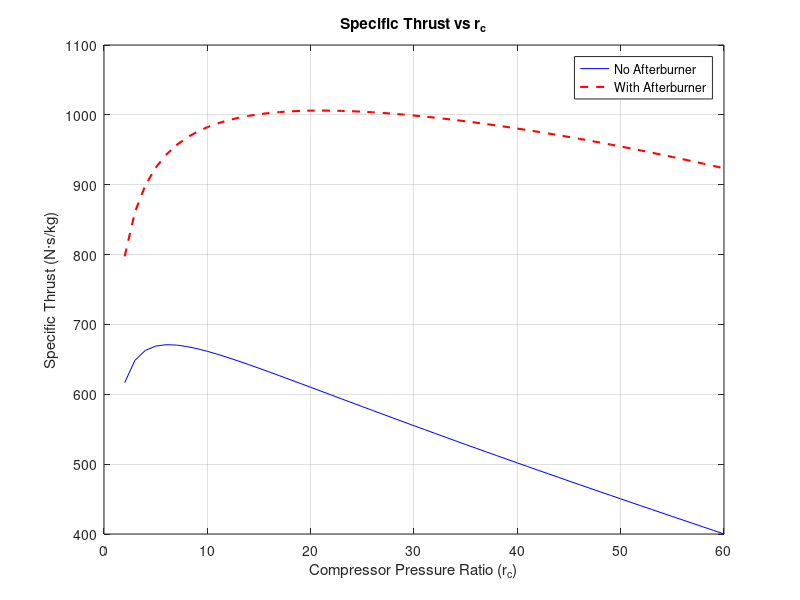
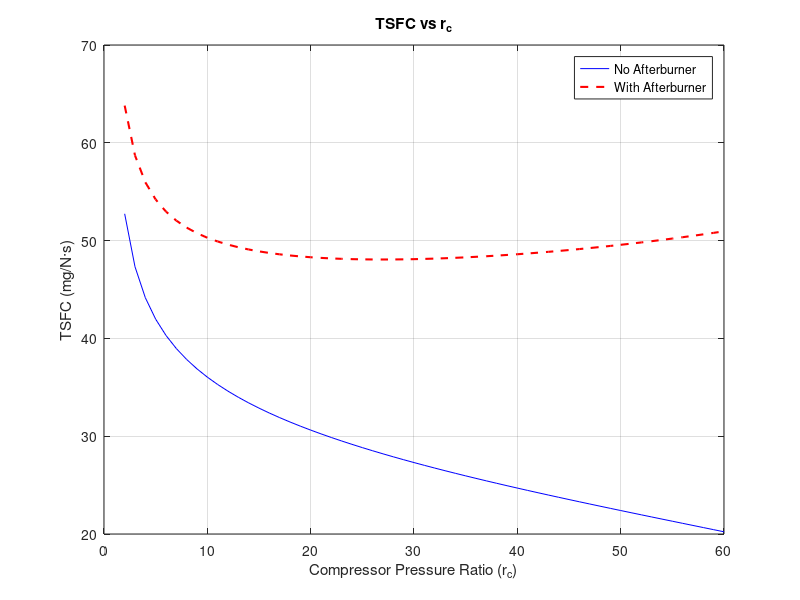
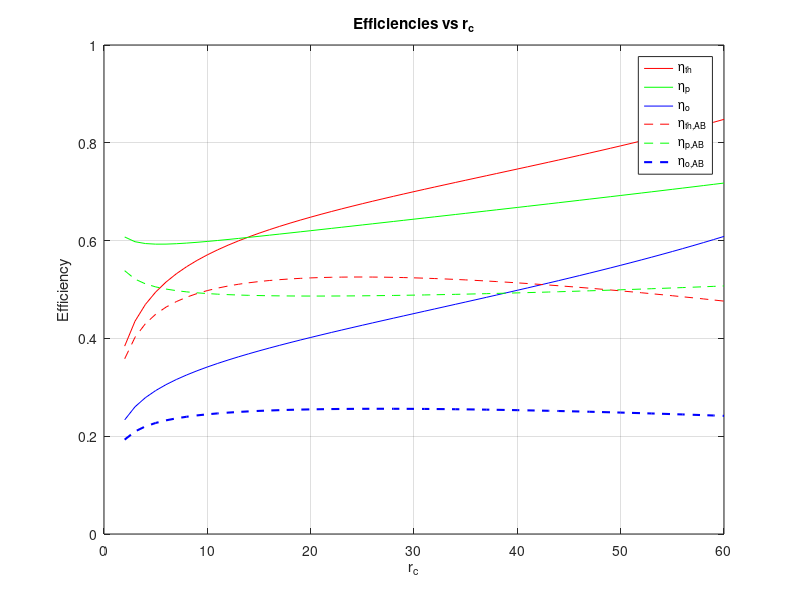
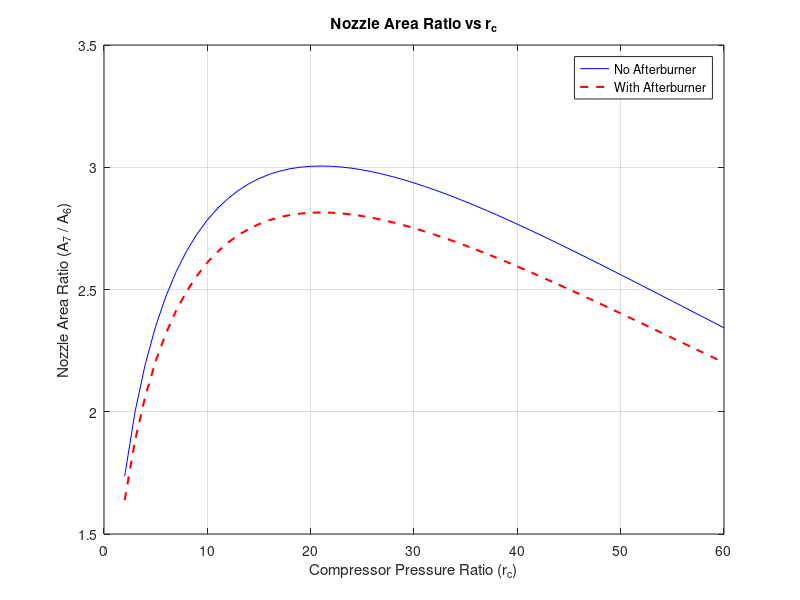

Here is the MATLAB script that generated these plots, in order:


%%% initialize %%%

% Clear workspace to avoid variable overwrites
clear all;

% Initialize
h = 15000; % altitude in meters
Ma = 1.8; % Mach number
Ta = 1500; % turbine inlet max temperature (K)
LHV = 43124000; % LHV (J/kg)
fst = 0.06; % stoichiometric fuel-air ratio

nud = 0.9; % diffuser efficiency
nub = 0.98; % combustion chamber efficiency
nut = 0.92; % turbine efficiency
nuc = 0.9; % compressor efficiency
nun = 0.98; % nozzle efficiency

rb = 0.97; % pressure ratio across combustion chamber

gam1 = 1.4; % heat capacity ratio (to burner)
gam2 = 1.3; % heat capacity ratio (rest of engine)
R = 287; % gas constant (J/kg·K)

% Ambient conditions at 15,000 m
Tamb = 273.15 - 56.7; % K
Pamb = 12100; % Pa

% Afterburner constants
T06_ab = 2000; eta_ab = 0.95; rab = 0.9;

% RC sweep setup
rc_vals = 2:1:60;
n = length(rc_vals);

% Preallocate w/ no afterburner
Fxs_vals = zeros(1,n);
TSFC_vals = zeros(1,n);
nuth_vals = zeros(1,n);
nuo_vals = zeros(1,n);
nup_vals = zeros(1,n);
A7A6_vals = zeros(1, n); % Nozzle area ratio A7/A6

%preallocate w/ afterburner
Fxs_ab_vals = zeros(1,n);
TSFC_ab_vals = zeros(1,n);
nuth_ab_vals = zeros(1,n);
nuo_ab_vals = zeros(1,n);
nup_ab_vals = zeros(1,n);
A7A6_ab_vals = zeros(1, n); % Nozzle area ratio A7/A6

%%% begin calculations %%%
for i = 1:n
    rc = rc_vals(i);

    % Freestream (Station 0)
    T0amb = Tamb * (1 + ((gam1 - 1) / 2) * Ma^2); % Stagnation temperature at inlet
    P0amb = Pamb * ((1 + ((gam1 - 1) / 2) * Ma^2) ^ (gam1 / (gam1 - 1))); % Stagnation pressure at inlet
    u = Ma * sqrt(gam1 * R * Tamb); % Engine velocity through air
    
    % Diffuser (Station 0 to 2)
    T02 = T0amb; % Adiabatic, so T02 = T0amb
    T02s = (nud * (T0amb - Tamb)) + Tamb;
    P02 = Pamb * (T02s / Tamb) ^ (gam1 / (gam1 - 1));
    
    % Compressor (Station 2 to 3)
    P03 = rc * P02;
    gam1 = 1.4; % Redefine to be sure
    exponent1 = (gam1 - 1) / gam1;
    term = (P03 / P02) ^ exponent1;
    T03s = T02 * term;
    T03 = ((T03s - T02) / nuc) + T02;
    
    Cp1 = R / (1 - (1 / gam1));
    Wc = Cp1 * (T03 - T02); % finding work generated in compressor
    
    % Combustor/burner (Station 3 to 4)
    T04 = Ta;
    Cp2 = R / (1 - (1 / gam2));
    fb = (Cp2 * (T04 - T03)) / (nub * LHV - Cp2 * T04);
    
    fb_min = 0.003;

    if fb > fst || fb < fb_min

        warning('Skipping unphysical case: fb = %.5f', fb);
        Fxs_vals(i) = NaN;
        TSFC_vals(i) = NaN;
        nuth_vals(i) = NaN;
        nuo_vals(i) = NaN;
        nup_vals(i) = NaN;
        A7A6_vals(i) = NaN;
        continue;

    end
    
    P04 = rb * P03;
    
    % Turbine (station 4 to 5)
    exponent2 = (gam2 / (gam2 - 1));
    Wtout = Wc;
    T04_minus_T05 = Wtout / (Cp2 * (1 + fb));
    T05 = T04 - T04_minus_T05;
    T05s = T04 - ((T04 - T05) / nut);
    P05 = P04 * ((T05s / T04) ^ exponent2);
    
        % nozzle NO AB (station 5 to 7)
        T06 = T05;
        T07 = T06;
        P06 = P05; %negligible losses
        P7 = Pamb;
        
        exponent3 = ((gam2 - 1) / gam2);
        
        T7s = T06 / ((P06 / P7) ^ exponent3);
        T7 = T06 - (nun * (T06 - T7s));
        
        M7 = sqrt(((T07 / T7) - 1) / ((gam2 - 1) / 2 )); %exit mach
        u7 = M7 * sqrt(gam1 * R * T7); %velocity at nozzle exit
        
        %finding TSFC
        ue = sqrt(2 * nun * Cp2 * (T06 - T7s)); % Exit velocity (ideal expansion)
        Fxs = ue - u; % Specific thrust (N·s/kg)
        TSFC = fb / Fxs;
        
        %finding thermal efficiency
        nuth = (((1 + fb) * ((ue^2)/2)) - (u^2 /2)) / (fb * LHV);
        
        %finding overall efficiency
        nuo = (Fxs * u) / (fb * LHV);
        
        %finding propulsive efficiency
        nup = nuo / nuth;
    
        gamma_n = gam2; % gas properties after turbine
        area_ratio = (1 / M7) * ((2 / (gamma_n + 1)) * (1 + ((gamma_n - 1)/2) * M7^2)) ^ ((gamma_n + 1) / (2 * (gamma_n - 1)));
      
        % Store results for no AB
        Fxs_vals(i) = Fxs;
        TSFC_vals(i) = TSFC;
        nuth_vals(i) = nuth;
        nuo_vals(i) = nuo;
        nup_vals(i) = nup;
        A7A6_vals(i) = area_ratio;
    
        % nozzle with AB
        f_ab = (Cp2 * (T06_ab - T05)) / (eta_ab * LHV - Cp2 * T06_ab);
        f_total = fb + f_ab;
    
        if f_ab < 0 || f_total > fst
            continue;
        end

        T06 = T06_ab;
        P06 = rab * P05;
    
        % Nozzle (afterburner path)
        T7s_ab = T06 / (P06 / Pamb)^((gam2 - 1)/gam2);
        T7_ab = T06 - nun * (T06 - T7s_ab);
        ue_ab = sqrt(2 * nun * Cp2 * (T06 - T7s_ab));
        M7_ab = sqrt(((T06 / T7_ab) - 1) * 2 / (gam2 - 1));
        area_ratio_ab = (1 / M7_ab) * ((2 / (gam2 + 1)) * (1 + ((gam2 - 1)/2) * M7_ab^2))^((gam2 + 1) / (2 * (gam2 - 1)));
        Fxs_ab = ue_ab - u;
        TSFC_ab = f_total / Fxs_ab;
        nuth_ab = (((1 + f_total) * ue_ab^2 / 2) - u^2 / 2) / (f_total * LHV);
        nuo_ab = (Fxs_ab * u) / (f_total * LHV); nup_ab = nuo_ab / nuth_ab;
    
        % Store AB results
        Fxs_ab_vals(i) = Fxs_ab; TSFC_ab_vals(i) = TSFC_ab;
        nuth_ab_vals(i) = nuth_ab; nuo_ab_vals(i) = nuo_ab;
        nup_ab_vals(i) = nup_ab; A7A6_ab_vals(i) = area_ratio_ab;
end

% % for debugging
% fprintf('T02 = %.2f K\n', T02);
% fprintf('P02 = %.2f Pa\n', P02);
% fprintf('T03s = %.2f K\n', T03s);
% fprintf('T03 = %.2f K\n', T03);
% fprintf('Cp1 = %.2f J/kg·K\n', Cp1);
% fprintf('Wc = %.4f J/kg\n', Wc);
% fprintf('Cp2 = %.2f J/kg·K\n', Cp2);
% fprintf('fb = %.4f\n', fb);
% fprintf('P04 = %.4f Pa\n', P04);
% fprintf('T05 = %.4f K\n', T05);
% fprintf('T05s = %.4f K\n', T05s);
% fprintf('P05 = %.4f Pa\n', P05);
% fprintf('T7s = %.4f K\n', T7s);
% fprintf('T7 = %.4f K\n', T7);
% fprintf('M7 = %.4f\n', M7);
% fprintf('u7 = %.4f m/s\n', u7);
% fprintf('ue = %.4f m/s\n', ue);
% fprintf('Specific thrust = %.4f N·s/kg\n', Fxs);
% fprintf('TSFC = %.10f  kg/N·s \n', TSFC);
% fprintf('nuth = %.4f\n', nuth);
% fprintf('nuo = %.4f\n', nuo);
% fprintf('nup = %.4f\n', nup); 

%%% plotting %%%

% 1. Specific Thrust
figure;
plot(rc_vals, Fxs_vals, 'b', rc_vals, Fxs_ab_vals, 'r--', 'LineWidth', 1.5);
xlabel('Compressor Pressure Ratio (r_c)'); ylabel('Specific Thrust (N·s/kg)');
legend('No Afterburner','With Afterburner'); title('Specific Thrust vs r_c');
grid on;

% 2. TSFC
figure;
plot(rc_vals, TSFC_vals*1e6, 'b', rc_vals, TSFC_ab_vals*1e6, 'r--', 'LineWidth', 1.5);
xlabel('Compressor Pressure Ratio (r_c)'); ylabel('TSFC (mg/N·s)');
legend('No Afterburner','With Afterburner'); title('TSFC vs r_c');
grid on;

% 3. Efficiencies
figure;
plot(rc_vals, nuth_vals, 'r', rc_vals, nup_vals, 'g', rc_vals, nuo_vals, 'b', ...
     rc_vals, nuth_ab_vals, 'r--', rc_vals, nup_ab_vals, 'g--', rc_vals, nuo_ab_vals, 'b--', 'LineWidth', 1.5);
xlabel('r_c'); ylabel('Efficiency'); title('Efficiencies vs r_c');
legend('\eta_{th}','\eta_p','\eta_o','\eta_{th,AB}','\eta_{p,AB}','\eta_{o,AB}');
ylim([0 1]); grid on;

% 4. Nozzle Area Ratio
figure;
plot(rc_vals, A7A6_vals, 'b', rc_vals, A7A6_ab_vals, 'r--', 'LineWidth', 1.5);
xlabel('Compressor Pressure Ratio (r_c)'); ylabel('Nozzle Area Ratio (A_7 / A_6)');
legend('No Afterburner','With Afterburner'); title('Nozzle Area Ratio vs r_c');
grid on;
